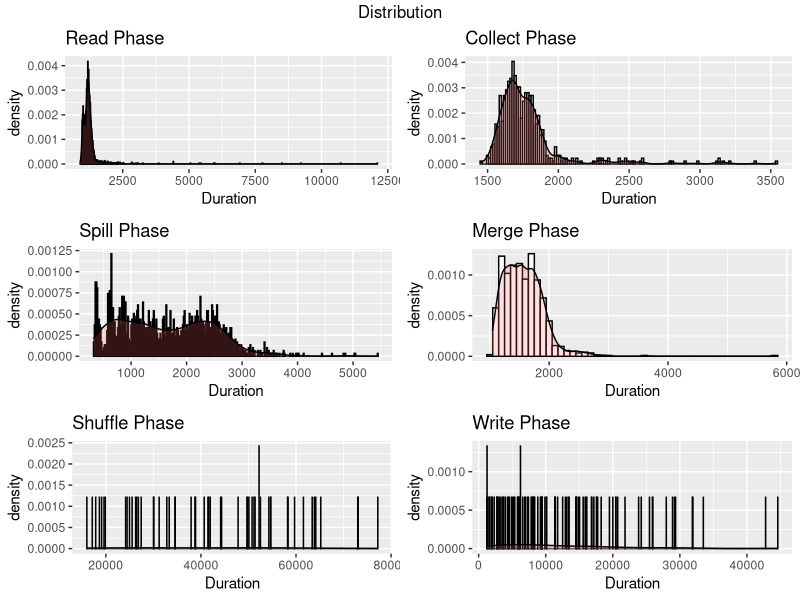
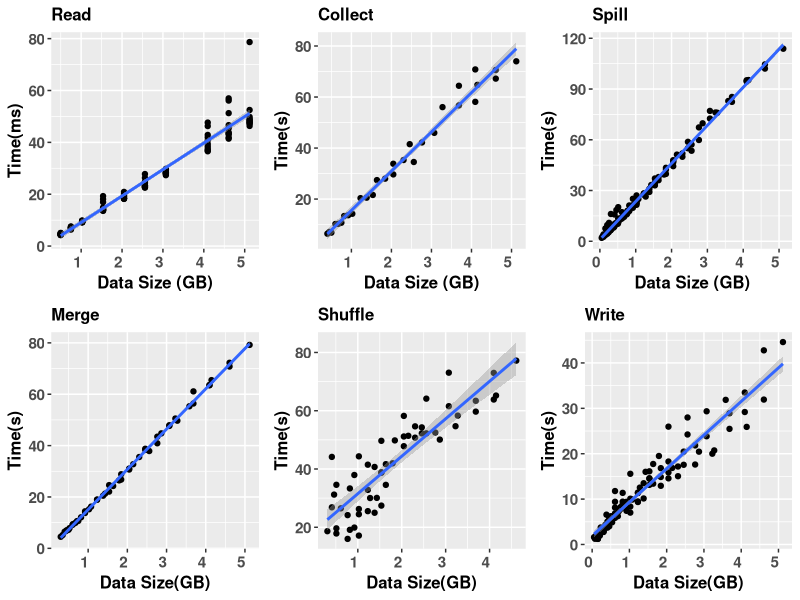
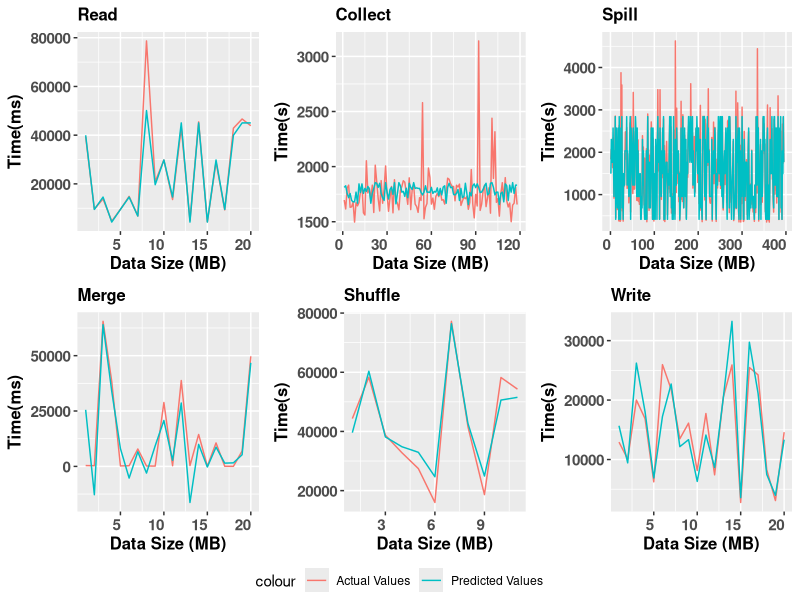

Write R code to recreate these figures, in order. (Note: this script raises an error after producing the figures.)
#BigData Application Performance Pridiction and Cluster Recommendation
#Date : 28.05.18
library(ggplot2)
library(dplyr)
library(gridExtra)
library(caret)
library(grid)
library(ggpubr)
# dev.off()
options(scipen=999)
setwd("/home/sc306/Dropbox/SA/ClusterBenchMarking/hadoop/ClusterBenchmarking")
#setwd("/cs/home/sc306/Dropbox/SA/ClusterBenchMarking/hadoop/ClusterBenchmarking/")
allData <- read.csv(file = "allOut8Node.csv", header = TRUE)#contains both 128
head(allData)
#allData <- read.csv(file = "finalAllOut.csv", header = TRUE)#contains both 128 and 64 block size data
# for(i in seq(1:nrow(allData))){
#   if(allData$BlockSize[i] == 128){
#     allData$MapInputRec[i] = allData$M apInputRec[i]/128;  
#     allData$MapOutputRec[i] = allData$MapOutputRec[i]/128; 
#   }else{
#     allData$MapInputRec[i] = allData$MapInputRec[i]/64;  
#     allData$MapOutputRec[i] = allData$MapOutputRec[i]/64;
#   }
# }

#this should be used for 128MB similar should be done for other block sizes too.
for(i in seq(1:nrow(allData))){
  if(allData$DataSize[i] == 500){
    allData$Mappers[i] = 4
  }else if(allData$DataSize[i] == 750){
    allData$Mappers[i] = 6
  }
}

allData <- dplyr::filter(allData, allData$BlockSize == 128)

readOps.data <- filter(allData, allData$Operation == "read_SC")
#Group by data size
readOps.data <- group_by(readOps.data, DataSize, MapSelectivity)
dp1 <- ggplot(readOps.data, aes(x=Duration)) + geom_histogram(aes(y=..density..), binwidth = 15, color="black", fill="white") + geom_density(alpha =.2, fill="#FF6666")+ggtitle("Read Phase")
readOps.data <- summarise(readOps.data, total=n(), gt=sum(Duration/1000))
readOps.data

writeOps.data <- filter(allData, allData$Operation == "write_SC")
#writeOps.data <- filter(writeOps.data, Duration <= 10000)
dp2 <- ggplot(writeOps.data, aes(x=Duration)) + geom_histogram(aes(y=..density..), binwidth = 15, color="black", fill="white") + geom_density(alpha =.2, fill="#FF6666")+ggtitle("Write Phase")
writeOps.data$shuffleData = as.integer((writeOps.data$BlockSize*(writeOps.data$MapSelectivity/100)*writeOps.data$Mappers)/1)
#shuffleOps.data <- filter(shuffleOps.data, shuffleOps.data$Duration <= 12000)

shuffleOps.data <- filter(allData, allData$Operation == "shuffle_SC")
shuffleOps.data$shuffleData = as.integer((shuffleOps.data$BlockSize*(shuffleOps.data$MapSelectivity/100)*shuffleOps.data$Mappers)/1)
shuffleOps.data <- filter(shuffleOps.data, shuffleOps.data$Duration >= 16000, shuffleOps.data$Duration <= 100000)
dp3 <- ggplot(shuffleOps.data, aes(x=Duration)) + geom_histogram(aes(y=..density..), binwidth = 15, color="black", fill="white") + geom_density(alpha =.2, fill="#FF6666")+ggtitle("Shuffle Phase")

collectOps.data <- filter(allData, Operation == "collect_SC")
collectOps.data <- filter(collectOps.data, Duration >= 1000)
collectOps.data
collectOps.data$MapSelectivityData <- as.integer(collectOps.data$MapOutputRec*100/1048576)
dp4 <- ggplot(collectOps.data, aes(x=Duration)) + geom_histogram(aes(y=..density..), binwidth = 15, color="black", fill="white") + geom_density(alpha =.2, fill="#FF6666")+ggtitle("Collect Phase")
collectOps.data <- group_by(collectOps.data, DataSize, MapSelectivityData)
collectOps.data <- summarise(collectOps.data, total=n(), gt=sum(Duration))
collectOps.data


spillOps.data <- filter(allData, allData$Operation == "spill_SC")
spillOps.data <- filter(spillOps.data, spillOps.data$Duration <= 6000)
spillOps.data$MapSelectivityData <- as.integer(spillOps.data$MapOutputRec*100/1048576)
dp5 <- ggplot(spillOps.data, aes(x=Duration)) + geom_histogram(aes(y=..density..), binwidth = 15, color="black", fill="white") + geom_density(alpha =.2, fill="#FF6666")+ggtitle("Spill Phase")

spillOps.data <- group_by(spillOps.data, DataSize, MapSelectivityData)
spillOps.data <- summarise(spillOps.data, total=n(), gt=sum(Duration))
spillOps.data

mergeOps.data <- filter(allData, allData$Operation == "merge_SC")
mergeOps.data <- filter(mergeOps.data, mergeOps.data$Duration > 1000)
mergeOps.data$MapSelectivityData <- as.integer(mergeOps.data$MapOutputRec*100/1048576)
dp6 <- ggplot(mergeOps.data, aes(x=Duration)) + geom_histogram(aes(y=..density..), binwidth = 100, color="black", fill="white") + geom_density(alpha =.2, fill="#FF6666")+ggtitle("Merge Phase")

mergeOps.data <- group_by(mergeOps.data, DataSize, MapSelectivityData)
mergeOps.data <- summarise(mergeOps.data, total=n(), gt=sum(Duration))
mergeOps.data

grid.arrange(dp1, dp4, dp5, dp6,dp3,dp2, ncol=2, top="Distribution")


p11<-ggplot(readOps.data, aes(x=readOps.data$DataSize/1000, y=readOps.data$gt)) + geom_point()+geom_smooth(method='lm')+labs(x="Data Size (GB)",y="Time(ms)")+ggtitle("Read")+
  theme(plot.title = element_text(size = 12, face = "bold"), axis.text.y=element_text(size=11, face = "bold"),
        axis.title=element_text(size=12,face="bold"), axis.text.x = element_text(size = 11, face = "bold", angle = 0, hjust = 1))
p41<-ggplot(collectOps.data, aes(x=collectOps.data$MapSelectivityData/1000, y=collectOps.data$gt/1000)) + geom_point()+geom_smooth(method='lm')+labs(x="Data Size (GB)",y="Time(s)")+ggtitle("Collect")+
  theme(plot.title = element_text(size = 12, face = "bold"), axis.text.y=element_text(size=11, face = "bold"),
        axis.title=element_text(size=12,face="bold"), axis.text.x = element_text(size = 11, face = "bold", angle = 0, hjust = 1))
p51<-ggplot(spillOps.data, aes(x=spillOps.data$MapSelectivityData/1000, y=spillOps.data$gt/1000)) + geom_point()+geom_smooth(method='lm')+labs(x="Data Size (GB)",y="Time(s)")+ggtitle("Spill")+
  theme(plot.title = element_text(size = 12, face = "bold"), axis.text.y=element_text(size=11, face = "bold"),
        axis.title=element_text(size=12,face="bold"), axis.text.x = element_text(size = 11, face = "bold", angle = 0, hjust = 1))
p61<-ggplot(mergeOps.data, aes(x=mergeOps.data$MapSelectivityData/1000, y=mergeOps.data$gt/1000)) + geom_point()+geom_smooth(method='lm')+labs(x="Data Size(GB)",y="Time(s)")+ggtitle("Merge")+
  theme(plot.title = element_text(size = 12, face = "bold"), axis.text.y=element_text(size=11, face = "bold"),
        axis.title=element_text(size=12,face="bold"), axis.text.x = element_text(size = 11, face = "bold", angle = 0, hjust = 1))

p21<-ggplot(writeOps.data, aes(x=writeOps.data$shuffleData/1000, y=writeOps.data$Duration/1000)) + geom_point()+geom_smooth(method='lm')+labs(x="Data Size(GB)",y="Time(s)")+ggtitle("Write")+
  theme(plot.title = element_text(size = 12, face = "bold"), axis.text.y=element_text(size=11, face = "bold"),
        axis.title=element_text(size=12,face="bold"), axis.text.x = element_text(size = 11, face = "bold", angle = 0, hjust = 1))
p31<-ggplot(shuffleOps.data, aes(x=shuffleOps.data$shuffleData/1000, y=shuffleOps.data$Duration/1000)) + geom_point()+geom_smooth(method='lm')+labs(x="Data Size(GB)",y="Time(s)")+ggtitle("Shuffle")+
  theme(plot.title = element_text(size = 12, face = "bold"), axis.text.y=element_text(size=11, face = "bold"),
        axis.title=element_text(size=12,face="bold"), axis.text.x = element_text(size = 11, face = "bold", angle = 0, hjust = 1))


#Both approaces works, however multiplot function implementation shoud be copied and pasted from 
#multiplot(p1, p2, p3, p4,p5,p6, cols=2)
#grid.arrange(p1, p4, p5, p6,p3,p2,p7,p8, ncol=2, top="Different Operations")
grid.arrange(p11, p41, p51, p61,p31,p21, ncol=3)



modelPredictAndPlot <- function(data,phase,groupby){
  if(!missing(groupby) && phase == "Read"){
    data <- data %>% group_by(DataSize, MapSelectivity) %>% summarise(total=n(), gt=sum(Duration)) 
  }else if(!missing(groupby) && phase == "Merge"){
    data <- data %>% group_by(DataSize, MapSelectivityData) %>% summarise(total=n(), gt=sum(Duration)) 
  }else{
    print("No Group By")
  }
  
  indexes = sample(1:nrow(data), size=0.2*nrow(data))
  train <- data[-indexes,]
  test <- data[indexes,]
  #Group by data size
  #train <- train %>% group_by(DataSize, MapSelectivity) %>% summarise(total=n(), gt=sum(Duration/1000))
  #train
  if(phase == "Read"){
    mylm <- lm(gt~DataSize, data = train)
  }else if(phase == "Collect"){
    mylm <- lm(Duration~MapSelectivity+Mappers+MapSelectivityData, data = train)
  }else if(phase == "Spill"){
    mylm <- lm(Duration~MapSelectivity, data = train)
  }else if(phase == "Merge"){
    mylm <- lm(gt~DataSize+MapSelectivityData, data = train)
  }else if(phase == "Shuffle"){
    mylm <- lm(Duration~shuffleData+Mappers, data = train)
  }else if(phase == "Write"){
    mylm <- lm(Duration~shuffleData, data = train)
  }
  
  summary(mylm)
  pred <- predict(mylm, test)
  pred
  test$predicted <- pred
  test
  if(missing(groupby)){
    rp<-ggplot(test, aes(seq(1:nrow(test))))+
      geom_line(aes(y=Duration, colour = "Actual Values"))+
      geom_line(aes(y=predicted, colour = "Predicted Values"))+
      labs(x="Data Size (MB)",y="Time(s)")+ggtitle(phase)+
      theme(plot.title = element_text(size = 12, face = "bold"), axis.text.y=element_text(size=11, face = "bold"),
            axis.title=element_text(size=12,face="bold"), axis.text.x = element_text(size = 11, face = "bold", angle = 0, hjust = 1))
  }else{
    rp<-ggplot(test, aes(seq(1:nrow(test))))+
      geom_line(aes(y=gt, colour = "Actual Values"))+
      geom_line(aes(y=predicted, colour = "Predicted Values"))+
      labs(x="Data Size (MB)",y="Time(ms)")+ggtitle(phase)+
      theme(plot.title = element_text(size = 12, face = "bold"), axis.text.y=element_text(size=11, face = "bold"),
            axis.title=element_text(size=12,face="bold"), axis.text.x = element_text(size = 11, face = "bold", angle = 0, hjust = 1))
  }
  
  #cm <- table()
  results <- list("train"=train, "test"=test, "pred"=pred, "rp"=rp, "cm"=cm, "mylm"=mylm, "data"=data)
  return(results)
}

readOps.data <- filter(allData, allData$Operation == "read_SC")
r <- modelPredictAndPlot(readOps.data,"Read", 1)

collectOps.data <- filter(allData, Operation == "collect_SC")
collectOps.data <- filter(collectOps.data, Duration >= 1000)
collectOps.data
collectOps.data$MapSelectivityData <- as.integer(collectOps.data$MapOutputRec*100/1048576)
c <- modelPredictAndPlot(collectOps.data,"Collect")

spillOps.data <- filter(allData, allData$Operation == "spill_SC")
spillOps.data <- filter(spillOps.data, spillOps.data$Duration <= 6000)
spillOps.data$MapSelectivityData <- as.integer(spillOps.data$MapOutputRec*100/1048576)
s <- modelPredictAndPlot(spillOps.data,"Spill")


mergeOps.data <- filter(allData, allData$Operation == "merge_SC")
mergeOps.data$MapSelectivityData <- as.integer(mergeOps.data$MapOutputRec*100/1048576 * log(mergeOps.data$MapOutputRec*100/1048576))
m <- modelPredictAndPlot(mergeOps.data,"Merge", 1)

sh <- modelPredictAndPlot(shuffleOps.data,"Shuffle")
w <- modelPredictAndPlot(writeOps.data,"Write")
ggarrange(r$rp, c$rp, s$rp, m$rp,sh$rp,w$rp, ncol=3, nrow=2, common.legend = TRUE, legend = "bottom")

#lmMap <- lm(mapPhase.data$Duration~mapPhase.data$MapSelectivity)
#summary(lmMap)

#lmReduce <- lm(reducePhase.data$Duration~reducePhase.data$MapSelectivity+reducePhase.data$DataSize)
#summary(lmReduce)  


crossValidation <- function(data, phase, groupby){
  if(!missing(groupby) && phase == "Read"){
    data <- data %>% group_by(DataSize, MapSelectivity) %>% summarise(total=n(), gt=sum(Duration/1000)) 
  }else if(!missing(groupby) && phase == "Merge"){
    data <- data %>% group_by(DataSize, MapSelectivityData) %>% summarise(total=n(), gt=sum(Duration/1000)) 
  }else if(!missing(groupby) && phase == "Collect"){
    data <- data %>% group_by(DataSize, MapSelectivityData) %>% summarise(total=n(), gt=sum(Duration/1000)) 
  }else if(!missing(groupby) && phase == "Spill"){
    data <- data %>% group_by(DataSize, MapSelectivityData) %>% summarise(total=n(), gt=sum(Duration/1000)) 
  }else{
    data$Duration <- data$Duration/1000
  }
  
  indexes = sample(1:nrow(data), size=0.2*nrow(data))
  train <- data[-indexes,]
  test <- data[indexes,]
  
  controlParams <- trainControl(method = "cv", number = 10, verboseIter  = TRUE, classProbs =  FALSE)
  
  
  model1 <- ''
  model2 <- data.frame()
  model3 <- data.frame()
  if(phase == "Read"){
    model <- train(gt~DataSize, method = "lm", data = train, trControl = controlParams)
    pred <- predict(model, test)
    pred
    test$predicted <- pred
  }else if(phase == "Collect"){
    test2 <- test
    test3 <- test
    test4 <- test[1:2,]
    test2$gt <- test2$gt+1;
    test3$gt <- test3$gt+20;
    test4$gt <- test4$gt+30;
    model <- train(gt~MapSelectivityData, method = "lm", data = train, trControl = controlParams)
    pred <- predict(model, test)
    pred2 <- predict(model, test2)
    pred3 <- predict(model, test3)
    pred4 <- predict(model, test4)
    pred
    test$predicted <- pred
    test2$predicted <- pred2
    test3$predicted <- pred3
    test4$predicted <- pred4
    test <- rbind(test, test2, test3, test4)
    #test <- rbind(test, test2, test3, test4)
  }else if(phase == "Spill"){
    model <- train(gt~MapSelectivityData, method = "lm", data = train, trControl = controlParams)
    pred <- predict(model, test)
    pred
    test$predicted <- pred
    
  }else if(phase == "Merge"){
    model <- train(gt~MapSelectivityData, method = "lm", data = train, trControl = controlParams)
    pred <- predict(model, test)
    pred
    test$predicted <- pred
  }else if(phase == "Shuffle"){
    test2 = test
    test2$Duration <- test2$Duration + 4;
    mydata <- data.frame("mappers"=train$Mappers, "shuffledata"=train$shuffleData)
    #model <- train(mydata,train$Duration, method = "svmLinear", trControl = controlParams)
    # model1 <- train(Duration ~ shuffleData + Mappers, data = train, method = "rf", trControl = controlParams)
    # model2 <- train(Duration ~ shuffleData + Mappers, data = train, method = "rpart", trControl = controlParams)
    model <- train(Duration ~ shuffleData + Mappers, data = train, method = "svmLinear", trControl = controlParams)
    pred <- predict(model, test)
    pred2 <- predict(model, test2)
    pred
    test$predicted <- pred
    test2$predicted <- pred2
    test <- rbind(test, test2)
  }else if(phase == "Write"){
    mydata <- data.frame("shuffledata"=train$shuffleData)
    #model <- train(mydata,train$Duration, method = "svmLinear", trControl = controlParams)
    # model1 <- train(mydata,train$Duration, data = train , method = "rf", trControl = controlParams)
    # model2 <- train(Duration ~ shuffleData, data = train , method = "rpart", trControl = controlParams)
    model <- train(Duration ~ shuffleData, data = train, method = "svmLinear", trControl = controlParams)
    pred <- predict(model, test)
    pred
    test$predicted <- pred
    
  }
  
  
  svp = model$finalModel #extract s4 model object
  
  #if(missing(groupby)){
    # rp<-plot(test$predicted, test$Duration, xlab="Predicted",ylab="Actual", main=phase) + abline(a=0,b=1)
  #}else{
    # rp<-plot(test$predicted, test$gt, xlab="Predicted",ylab="Actual", main=phase) + abline(a=0,b=1)
  #}
  
  if(missing(groupby)){
    rp<-ggplot(test, aes(seq(1:nrow(test))))+
      geom_line(aes(y=Duration, colour = "Actual Values"))+
      geom_line(aes(y=predicted, colour = "Predicted Values"))+
      labs(x="Index",y="Time(s)")+ggtitle(phase)+
      theme(plot.title = element_text(size = 12, face = "bold"), axis.text.y=element_text(size=11, face = "bold"),
            legend.text=element_text(size=9, face = "bold"), axis.title=element_text(size=12,face="bold"), axis.text.x = element_text(size = 11, face = "bold", angle = 0, hjust = 1))+
      theme(legend.title=element_blank())
  }else{
    rp<-ggplot(test, aes(seq(1:nrow(test))))+
      geom_line(aes(y=gt, colour = "Actual Values"))+
      geom_line(aes(y=predicted, colour = "Predicted Values"))+
      labs(x="Index",y="Time(s)")+ggtitle(phase)+
      theme(plot.title = element_text(size = 12, face = "bold"), axis.text.y=element_text(size=11, face = "bold"),
            legend.text=element_text(size=9, face = "bold"), axis.title=element_text(size=12,face="bold"), axis.text.x = element_text(size = 11, face = "bold", angle = 0, hjust = 1))+
      theme(legend.title=element_blank())
  }
  
  return (list("model"=model, "cvrp"=rp, "pred"=pred, "test"=test, "train"=train, "m1"=model1, "m2"=model2, "m3"=model3, "svp"=svp))
}

par(mfrow=c(3,2))
set.seed(114)
rmd <- crossValidation(readOps.data, "Read", 1)
cmd <- crossValidation(collectOps.data, "Collect",1)
smd <- crossValidation(spillOps.data, "Spill",1)
mmd <- crossValidation(mergeOps.data, "Merge", 1)
shmd <- crossValidation(shuffleOps.data, "Shuffle")
wmd <- crossValidation(writeOps.data, "Write")

#very very important, extract model coefficients of SVM model. By defaults you can't get this usign the caret package.
summary(lm(predict(shmd$model) ~ shmd$train$Duration + shmd$train$Mappers))


ggarrange(rmd$cvrp, cmd$cvrp, smd$cvrp, mmd$cvrp,shmd$cvrp,wmd$cvrp, ncol=3, nrow=2, common.legend = TRUE, legend = "bottom")

rmd$model$finalModel
cmd$model$finalModel
smd$model$finalModel
mmd$model$finalModel
shmd$model$finalModel
wmd$model$finalModel



summary(rmd$model)
summary(cmd$model)
summary(smd$model)
summary(mmd$model)
summary(shmd$model$finalModel)



#this helps to compare the results of different models SVM vs RF vs Decision Trees vs Linear Reg, to run this you much uncomment the relevent section in
#crossValidated section. 
svm <- data.frame(Name="SVM", RMSE=shmd$model$results$RMSE, Rsquared=shmd$model$results$Rsquared)
rforest <- data.frame(Name="RandomForest", RMSE=shmd$m1$results$RMSE, Rsquared=shmd$m1$results$Rsquared)
dtree <- data.frame(Name="DecisionTree", RMSE=shmd$m2$results$RMSE, Rsquared=shmd$m2$results$Rsquared)
linearreg <- data.frame(Name="LM",RMSE=shmd$m3$results$RMSE, Rsquared=shmd$m3$results$Rsquared)

rbind(svm, rforest, dtree, linearreg)

svmw <- data.frame(Name="SVM", RMSE=wmd$model$results$RMSE, Rsquared=wmd$model$results$Rsquared)
rforestw <- data.frame(Name="RandomForest", RMSE=wmd$m1$results$RMSE, Rsquared=wmd$m1$results$Rsquared)
dtreew <- data.frame(Name="DecisionTree", RMSE=wmd$m2$results$RMSE, Rsquared=wmd$m2$results$Rsquared)
linearregw <- data.frame(Name="LM",RMSE=wmd$m3$results$RMSE, Rsquared=wmd$m3$results$Rsquared)

rbind(svmw, rforestw, dtreew, linearregw)



#First calculates the number of M/R rounds for each job.
#This is based on the number of task and the number of containers
#The framework may launch all the containers sometimes few. So we are 
#taking an average here. This cluster is configured to run 1 container per
#host so making it a total of 8 contianers but we are going for 4 containers. 
runPrediction <- function(data, maponly=0){
  #read <- predict(rmd$model, data) * 4
  MAX_RUNNING_CONTAINERS = 8
  customred = 0;
  read <- (data$Mappers/MAX_RUNNING_CONTAINERS) * 1024
  collect <- (data$Mappers/MAX_RUNNING_CONTAINERS) * predict(cmd$model, data)
  if(collect < 0) 
    collect = 0
  spill <- (data$Mappers/MAX_RUNNING_CONTAINERS) * predict(smd$model, data)
  merge <- (data$Mappers/MAX_RUNNING_CONTAINERS) * predict(mmd$model, data)
  shuffle <- predict(shmd$model, data)
  write <- predict(wmd$model, data)
  
  if(data$NumOfReducers > MAX_RUNNING_CONTAINERS){
    shuffle <-  (data$NumOfReducers/MAX_RUNNING_CONTAINERS) * predict(shmd$model, data)
    write <-  (data$NumOfReducers/MAX_RUNNING_CONTAINERS) * predict(wmd$model, data)
  }
  
  
  if(data$Mappers > 0){
    custommap <- (data$MapTime)/(data$Mappers/MAX_RUNNING_CONTAINERS)
  }
  if(data$NumOfReducers > 0){
    customred <- (data$ReduceTime)/(data$NumOfReducers)
  }
  
  if(maponly == 1){
    totaltime <- (read+collect+spill+merge+write+custommap)/1000
  }else{
    totaltime <- (read+collect+spill+merge+shuffle+write+custommap+customred)/1000
  }
  
  return (list("totaltime"=totaltime, "read"=read, "spill"=spill, "collect"=collect, "merge"=merge, "shuffle"=shuffle, "write"=write, "custommap"=custommap, "customred"=customred))
}

minmaxcount.log  <- data.frame(DataSize=16000, BlockSize=128, MapSelectivity=12, MapSelectivityData=15, Mappers=131, NumOfReducers=1, shuffleData=371, MapTime=465466, ReduceTime=55343)
top10.log  <- data.frame(DataSize=2755, BlockSize=128, MapSelectivity=1, MapSelectivityData=1, Mappers=22, NumOfReducers=1, shuffleData=1, MapTime=56629, ReduceTime=94)
leftouter.log  <- data.frame(DataSize=19000, BlockSize=128, MapSelectivity=103, MapSelectivityData=123, Mappers=163, NumOfReducers=18, shuffleData=20224, MapTime=632457, ReduceTime=5459050)
inner.log  <- data.frame(DataSize=19000, BlockSize=128, MapSelectivity=103, MapSelectivityData=131, Mappers=153, NumOfReducers=11, shuffleData=20224, MapTime=631384, ReduceTime=3148833)
qanda.log  <- data.frame(DataSize=30000, BlockSize=128, MapSelectivity=103, MapSelectivityData=131, Mappers=225, NumOfReducers=11, shuffleData=29722, MapTime=801975, ReduceTime=7318167)
invertedindex.log  <- data.frame(DataSize=12000, BlockSize=128, MapSelectivity=3, MapSelectivityData=4, Mappers=94, NumOfReducers=10, shuffleData=56, MapTime=240282, ReduceTime=14110)
fullouter.log  <- data.frame(DataSize=19000, BlockSize=128, MapSelectivity=103, MapSelectivityData=131, Mappers=153, NumOfReducers=11, shuffleData=20224, MapTime=623718, ReduceTime=2328480)
totalorder.log  <- data.frame(DataSize=2755, BlockSize=128, MapSelectivity=98, MapSelectivityData=98, Mappers=31, NumOfReducers=11, shuffleData=3069, MapTime=93046, ReduceTime=240370)
rightouter.log  <- data.frame(DataSize=19000, BlockSize=128, MapSelectivity=103, MapSelectivityData=110, Mappers=182, NumOfReducers=25, shuffleData=20224, MapTime=665268, ReduceTime=7476268)
distinct.log  <- data.frame(DataSize=16000, BlockSize=128, MapSelectivity=3, MapSelectivityData=4, Mappers=131, NumOfReducers=4, shuffleData=106, MapTime=287975, ReduceTime=11587)
grep.log  <- data.frame(DataSize=12000, BlockSize=128, MapSelectivity=0, MapSelectivityData=0, Mappers=94, NumOfReducers=4, shuffleData=11, MapTime=538574, ReduceTime=1384437)
shuffling.log  <- data.frame(DataSize=2755, BlockSize=128, MapSelectivity=93, MapSelectivityData=118, Mappers=22, NumOfReducers=4, shuffleData=2632, MapTime=118329, ReduceTime=69932)
average.log  <- data.frame(DataSize=16000, BlockSize=128, MapSelectivity=5, MapSelectivityData=6, Mappers=131, NumOfReducers=1, shuffleData=1, MapTime=469040, ReduceTime=22039)
median.log  <- data.frame(DataSize=16000, BlockSize=128, MapSelectivity=3, MapSelectivityData=4, Mappers=131, NumOfReducers=4, shuffleData=634, MapTime=470190, ReduceTime=50133)

runPrediction(minmaxcount.log)$totaltime
runPrediction(invertedindex.log)$totaltime
runPrediction(average.log)$totaltime
runPrediction(median.log)$totaltime
runPrediction(grep.log)$totaltime
runPrediction(top10.log)$totaltime
runPrediction(distinct.log)$totaltime
runPrediction(qanda.log)$totaltime
runPrediction(totalorder.log)$totaltime
runPrediction(shuffling.log)$totaltime
runPrediction(inner.log)$totaltime
runPrediction(leftouter.log)$totaltime
runPrediction(rightouter.log)$totaltime
runPrediction(fullouter.log)$totaltime


library(reshape2)

expdata <- read.csv(file = "experiment8node.csv", header = TRUE)
expdata1 <- read.csv(file = "experiment.csv", header = TRUE)
#expdata <- melt(expdata, id=c("Algorithm") 
expdata
expdata1

expdataS <- filter(expdata, Pattern=="Summerisation")
expdataF <- filter(expdata, Pattern=="Filtering")
expdataDO <- filter(expdata, Pattern=="Data Organisation")
expdataJ <- filter(expdata, Pattern=="Join")

expdataS1 <- filter(expdata1, Pattern=="Summerisation")
expdataF1 <- filter(expdata1, Pattern=="Filtering")
expdataDO1 <- filter(expdata1, Pattern=="Data Organisation")
expdataJ1 <- filter(expdata1, Pattern=="Join")



plotExperimentGraph <- function(data,title,start=4){
  expmelt <- select(data, Algorithm,Predicted,Actual)
  expmelt <- melt(expmelt, id="Algorithm")
  for (i in 1:nrow(expmelt)) {#len 8
    if(expmelt$variable[i] == "Actual"){
      expmelt$MeanErr[i] <- data$MeanErr[i-start]
    }else{
      expmelt$MeanErr[i] <- NA
    }
  }
  
  
  
  expmelt
  
  ggplot(expmelt, aes(x=Algorithm, y=value, fill=factor(variable)))+
    xlab("Algorithm") +
    ylab("Time(s)")+
    ggtitle(title)+
    geom_bar(position="dodge", stat="identity")+
    theme(legend.position = "left", plot.title = element_text(size = 12, face = "bold"), axis.text.y=element_text(size=11, face = "bold"),
          axis.title=element_text(size=12,face="bold"), axis.text.x = element_text(size = 11, face = "bold", angle = 45, hjust = 1), 
          legend.text=element_text(size=9, face = "bold"), text = element_text(size=9, face = "bold")) + guides(fill=guide_legend(title=""))
   
}

p1<-plotExperimentGraph(expdataS,"8 Node")
p2<-plotExperimentGraph(expdataS1, "Single Node")
ggarrange(p1,p2, ncol=2, nrow=1, common.legend = TRUE, legend = "bottom")

p3<-plotExperimentGraph(expdataF,"8 Node", start = 3)
p4<-plotExperimentGraph(expdataF1,"Single Node", start = 3)
ggarrange(p3,p4, ncol=2, nrow=1, common.legend = TRUE, legend = "bottom")

p5<-plotExperimentGraph(expdataDO,"8 Node", start = 3)
p6<-plotExperimentGraph(expdataDO1, "Single Node", start = 3)
ggarrange(p5,p6, ncol=2, nrow=1, common.legend = TRUE, legend = "bottom")

p7<-plotExperimentGraph(expdataJ,"8 Node", start=4)
p8<-plotExperimentGraph(expdataJ1,"Single Node", start=4)
ggarrange(p7,p8, ncol=2, nrow=1, common.legend = TRUE, legend = "bottom")



plotExperimentGraph(expdata)
plotExperimentGraph(expdata1)





#Plot with error bars
# plotExperimentGraph <- function(data,title,start=4){
#   expmelt <- select(data, Algorithm,Predicted,Actual)
#   expmelt <- melt(expmelt, id="Algorithm")
#   for (i in 1:nrow(expmelt)) {#len 8
#     if(expmelt$variable[i] == "Actual"){
#       expmelt$MeanErr[i] <- data$MeanErr[i-start]
#     }else{
#       expmelt$MeanErr[i] <- NA
#     }
#   }
#   
#   
#   
#   expmelt
#   
#   ggplot(expmelt, aes(x=Algorithm, y=value, fill=factor(variable)))+
#     xlab("Algorithm") +
#     ylab("Time(s)")+
#     ggtitle(title)+
#     theme(plot.title = element_text(size = 12, face = "bold"), axis.text=element_text(size=9, face = "bold"),
#           axis.title=element_text(size=9,face="bold"))+
#     geom_bar(position="dodge", stat="identity")+
#     geom_errorbar(aes(ymin=value-MeanErr, ymax=value+MeanErr), width=.2,
#                   position=position_dodge(.9)) +
#     guides(fill=guide_legend(title="")) +
#     theme(legend.text=element_text(size=12), text = element_text(size=12))
# }





# Multiple plot function
#
# ggplot objects can be passed in ..., or to plotlist (as a list of ggplot objects)
# - cols:   Number of columns in layout
# - layout: A matrix specifying the layout. If present, 'cols' is ignored.
#
# If the layout is something like matrix(c(1,2,3,3), nrow=2, byrow=TRUE),
# then plot 1 will go in the upper left, 2 will go in the upper right, and
# 3 will go all the way across the bottom.
#
multiplot <- function(..., plotlist=NULL, file, cols=1, layout=NULL) {
  library(grid)
  
  # Make a list from the ... arguments and plotlist
  plots <- c(list(...), plotlist)
  
  numPlots = length(plots)
  
  # If layout is NULL, then use 'cols' to determine layout
  if (is.null(layout)) {
    # Make the panel
    # ncol: Number of columns of plots
    # nrow: Number of rows needed, calculated from # of cols
    layout <- matrix(seq(1, cols * ceiling(numPlots/cols)),
                     ncol = cols, nrow = ceiling(numPlots/cols))
  }
  
  if (numPlots==1) {
    print(plots[[1]])
    
  } else {
    # Set up the page
    grid.newpage()
    pushViewport(viewport(layout = grid.layout(nrow(layout), ncol(layout))))
    
    # Make each plot, in the correct location
    for (i in 1:numPlots) {
      # Get the i,j matrix positions of the regions that contain this subplot
      matchidx <- as.data.frame(which(layout == i, arr.ind = TRUE))
      
      print(plots[[i]], vp = viewport(layout.pos.row = matchidx$row,
                                      layout.pos.col = matchidx$col))
    }
  }
}

grid_arrange_shared_legend <- function(...) {
  plots <- list(...)
  g <- ggplotGrob(plots[[1]] + theme(legend.position="bottom"))$grobs
  legend <- g[[which(sapply(g, function(x) x$name) == "guide-box")]]
  lheight <- sum(legend$height)
  grid.arrange(
    do.call(arrangeGrob, lapply(plots, function(x)
      x + theme(legend.position="none"))),
    legend,
    ncol = 1,
    top = "ABC",
    heights = unit.c(unit(1, "npc") - lheight, lheight))
}